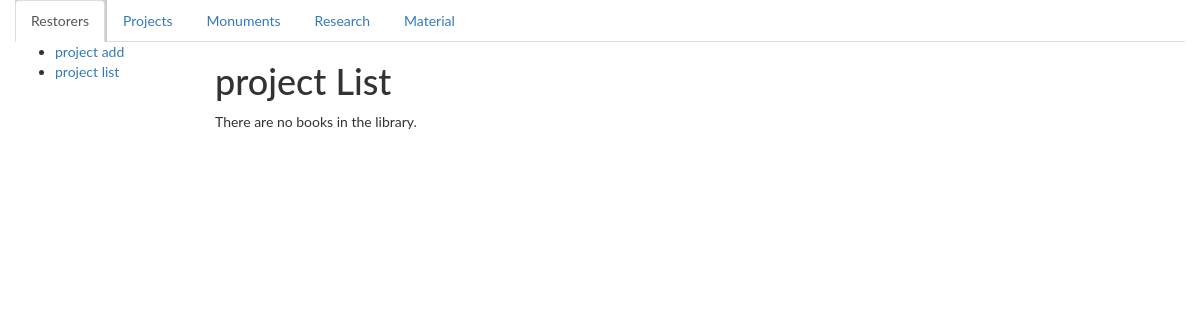
Page /project/list on the earlier database version.
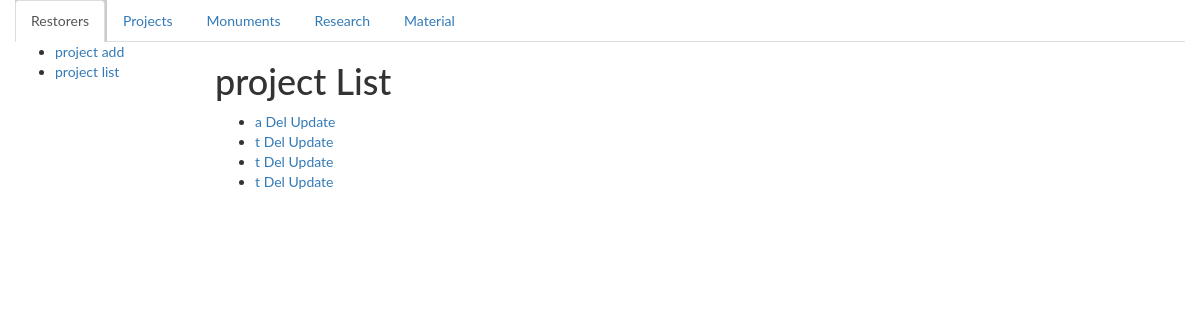
Same page on the later database version.
### catalogWeb/models.py (models this page shows)
class Project(models.Model):
    name = models.CharField(max_length=45)
    garant = models.CharField(max_length=45)
    description = models.CharField(max_length=200)
    realized_by = models.CharField(max_length=45)
    realized_for = models.CharField(max_length=45)
    restorerList = models.ManyToManyField(Restorer, blank=True)
    monumentList = models.ManyToManyField(Monument, blank=True, through=Monument2Project)
    def __str__(self):
        return '%s' % (self.name)

### catalogWeb/views.py (the view)
# urls.py: url(r'project/list', views.ProjectListView.as_view(), name='projectList'),
class ProjectListView(generic.ListView):
    model = Project
    paginate_by = 4

### catalogWeb/templates/catalogWeb/project_list.html
{% extends "base_generic.html" %}
{% block sidebar %}
  <ul class="sidebar-nav">
    <li><a href="{% url 'projectCreate' %}">project add</a></li>
    <li><a href="{% url 'projectList' %}">project list</a></li>
  </ul>
{% endblock sidebar%}
{% block content %}
    <h1>project List</h1>
    {% if project_list %}
    <ul>
      {% for project in project_list %}
      <li>
          <a href="{% url 'projectDetail' project.id %}"> {{  project }}</a>
          <a href="{% url 'projectDelete' project.id %}"> Del</a>
          <a href="{% url 'projectUpdate' project.id %}"> Update</a>
      </li>
      {% endfor %}
    </ul>
    {% else %}
      <p>There are no books in the library.</p>
    {% endif %}
{% endblock %}

Differences in the rows shown:
added Project: name "a"
added Project: name "t"
added Project: name "t"
added Project: name "t"
Other differences:
text no longer shown: "There are no books in the library."
